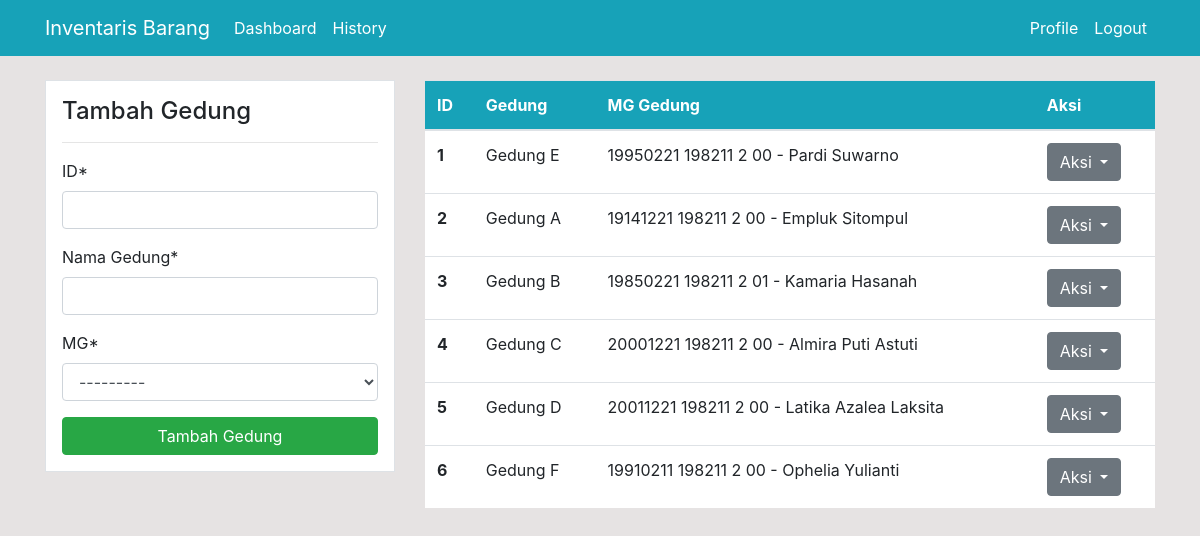
/gedung/ (signed in), run on the app's committed database.
### dashboard/models.py (models this page shows, shortened)
class Gedung(models.Model):
    ID = models.PositiveIntegerField()
    Nama_Gedung = models.CharField(max_length=20, primary_key=True)
    MG = models.ForeignKey(Pegawai, null=True, on_delete=models.SET_NULL)

class Pegawai(models.Model):
    NIP_NRK = models.CharField(max_length=20, primary_key=True)
    Nama_Pegawai = models.CharField(max_length=30)
    Alamat = models.CharField(max_length=100)
    Telp = models.CharField(max_length=13)
    def __str__(self):
        return f'{self.NIP_NRK} - {self.Nama_Pegawai}'

### dashboard/views.py (the view)
# urls.py: path('gedung/', views.gedung, name='dashboard-gedung'),
@login_required
def gedung(request):
    items = Gedung.objects.all()
    if request.method == 'POST':
        form = GedungForm(request.POST, request.FILES)
        if form.is_valid():
            form.save()
            return redirect('dashboard-gedung')
    else:
        form = GedungForm()
    context = {
        'items' : items,
        'form' : form,
    }
    return render(request, 'dashboard/gedung.html', context)

### dashboard/forms.py
class GedungForm(forms.ModelForm):
    class Meta:
        model = Gedung
        fields = ['ID', 'Nama_Gedung', 'MG']

### templates/dashboard/gedung.html (shortened to what this page needs)
{% extends 'partials/base.html' %}
{% load crispy_forms_tags %}
{% block content%}
    <div class="container">
        <div class="row my-4">
            <div class="col-md-4">
                <div class="border bg-white p-3">
                    <h4>Tambah Gedung</h4>
                    <hr>
                    <form method="POST" enctype="multipart/form-data">
                        {{ form|crispy }}
                        <input class="btn btn-success btn-block" type="submit" value="Tambah Gedung">
                    </form>
                </div>
            </div>
            <div class="col-md-8">
                <table class="table bg-white">
                    <thead class="bg-info">
                        <tr class="text-white">
                            <th scope="col">ID</th>
                            <th scope="col">Gedung</th>
                            <th scope="col">MG Gedung</th>
                            <th scope="col">Aksi</th>
                        </tr>
                    </thead>
                    <tbody>
                     {% for item in items %}
                        <tr>
                            <th scope="row">{{ item.ID }}</th>
                            <td>{{ item.Nama_Gedung }}</td>
                            <td>{{ item.MG}}</td>
                            <td>
                            <div class="btn-group" role="group">
                                <button id="btnGroupDrop1" type="button" class="btn btn-secondary dropdown-toggle" data-toggle="dropdown" aria-haspopup="true" aria-expanded="false">
                                    Aksi
                                 </button>
                            </div>
                            </td>
                        </tr>
                     {% endfor %}
                    </tbody>
                </table>
            </div>
        </div>
    </div>
{% endblock %}

### static/style.css (style rules this page uses)
body { background: rgb(230, 227, 227); }
td { word-wrap: break-word; }
* { box-sizing: border-box; }

### data on the page
Gedung: ID "1", Nama_Gedung "Gedung E", MG "19950221 198211 2 00 - Pardi Suwarno"
Gedung: ID "2", Nama_Gedung "Gedung A", MG "19141221 198211 2 00 - Empluk Sitompul"
Gedung: ID "3", Nama_Gedung "Gedung B", MG "19850221 198211 2 01 - Kamaria Hasanah"
Gedung: ID "4", Nama_Gedung "Gedung C", MG "20001221 198211 2 00 - Almira Puti Astuti"
Gedung: ID "5", Nama_Gedung "Gedung D", MG "20011221 198211 2 00 - Latika Azalea Laksita"
Gedung: ID "6", Nama_Gedung "Gedung F", MG "19910211 198211 2 00 - Ophelia Yulianti"
